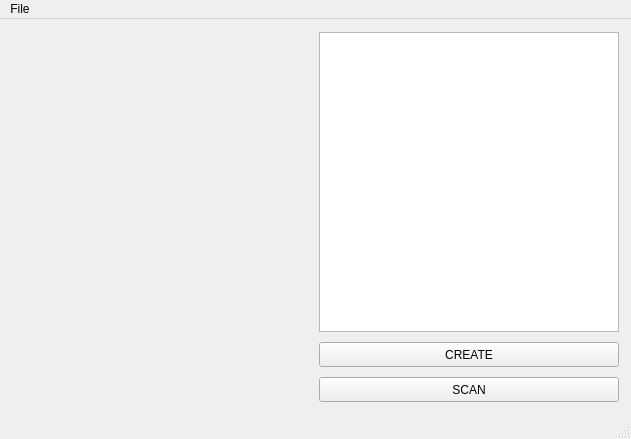
<?xml version="1.0" encoding="UTF-8"?>
<ui version="4.0">
 <class>MainWindow</class>
 <widget class="QMainWindow" name="MainWindow">
  <property name="geometry">
   <rect>
    <x>0</x>
    <y>0</y>
    <width>631</width>
    <height>439</height>
   </rect>
  </property>
  <property name="windowTitle">
   <string>MainWindow</string>
  </property>
  <widget class="QWidget" name="centralwidget">
   <layout class="QHBoxLayout" name="horizontalLayout">
    <item>
     <widget class="QLabel" name="label">
      <property name="enabled">
       <bool>false</bool>
      </property>
      <property name="minimumSize">
       <size>
        <width>300</width>
        <height>300</height>
       </size>
      </property>
      <property name="maximumSize">
       <size>
        <width>300</width>
        <height>300</height>
       </size>
      </property>
      <property name="text">
       <string/>
      </property>
     </widget>
    </item>
    <item>
     <layout class="QVBoxLayout" name="verticalLayout">
      <item>
       <widget class="QTextEdit" name="textEdit">
        <property name="minimumSize">
         <size>
          <width>300</width>
          <height>300</height>
         </size>
        </property>
        <property name="maximumSize">
         <size>
          <width>300</width>
          <height>300</height>
         </size>
        </property>
       </widget>
      </item>
      <item>
       <widget class="QPushButton" name="pushButton_2">
        <property name="minimumSize">
         <size>
          <width>300</width>
          <height>25</height>
         </size>
        </property>
        <property name="maximumSize">
         <size>
          <width>300</width>
          <height>25</height>
         </size>
        </property>
        <property name="text">
         <string>CREATE</string>
        </property>
       </widget>
      </item>
      <item>
       <widget class="QPushButton" name="pushButton">
        <property name="minimumSize">
         <size>
          <width>300</width>
          <height>25</height>
         </size>
        </property>
        <property name="maximumSize">
         <size>
          <width>300</width>
          <height>25</height>
         </size>
        </property>
        <property name="text">
         <string>SCAN</string>
        </property>
       </widget>
      </item>
     </layout>
    </item>
   </layout>
  </widget>
  <widget class="QMenuBar" name="menubar">
   <property name="geometry">
    <rect>
     <x>0</x>
     <y>0</y>
     <width>631</width>
     <height>26</height>
    </rect>
   </property>
   <widget class="QMenu" name="menuFile">
    <property name="title">
     <string>File</string>
    </property>
    <addaction name="actionLoad"/>
    <addaction name="actionSave_2"/>
    <addaction name="actionQuit"/>
   </widget>
   <addaction name="menuFile"/>
  </widget>
  <widget class="QStatusBar" name="statusbar"/>
  <action name="actionSave">
   <property name="text">
    <string>Save</string>
   </property>
  </action>
  <action name="actionLoad">
   <property name="text">
    <string>Load</string>
   </property>
  </action>
  <action name="actionSave_2">
   <property name="text">
    <string>Save</string>
   </property>
  </action>
  <action name="actionQuit">
   <property name="text">
    <string>Quit</string>
   </property>
  </action>
 </widget>
 <resources/>
 <connections/>
</ui>
